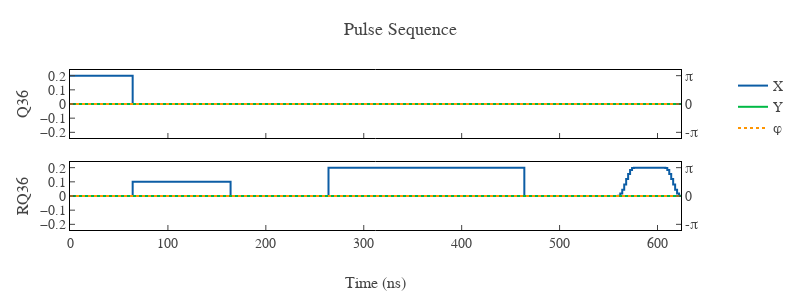

Write notebook code for a chart like this one.
### Markdown cell above
読み出し波形を変更してシステムの応答を観察したい場合, 測定メソッドとして`measure`よりも広い範囲を扱える`execute`メソッドを使用します.  
例えば, 以下のようなコードで自作のパルス波形を生成します.
これらは測定用.pyファイルに書き込んでください.  
ローカルにqubexがインストールされていれば今このノートブック上で実行して波形を確認することもできます.  
`"Qxx"`はqubit制御用のチャンネル, `"RQxx"`はそのqubitの読み出し用チャンネルを表します.

### Code cell
import qubex as qx

my_waveform = [0.1] * 50 + [0.0] * 50 + [0.2] * 100 # 自作読み出しパルスの例
my_waveform = qx.Pulse(my_waveform) # my_waveformをPulseクラスに変換

with qx.PulseSchedule(["Q36", 'RQ36']) as ps:
    ps.add("Q36", qx.pulse.Rect(duration=64, amplitude=0.2)) # qubit制御パルス
    ps.barrier()
    ps.add("RQ36", my_waveform) # 自作読み出しパルスの追加. このパルス範囲で自動的に測定が行われる.
    ps.add("RQ36", qx.pulse.Blank(duration=96))
    ps.add("RQ36", qx.pulse.FlatTop(duration=64, amplitude=0.2, tau=16)) # 2個目の読み出しパルスの追加. この追加によって, このパルス範囲で自動的に2回目の測定が行われる. 

ps.plot()

### Figure 1 — Plotly figure (JSON) as saved in the notebook; plotly's stock layout.template omitted (floating-point values rounded to 4 significant figures; data arrays with more than 128 entries replaced by an {"elided": "..."} marker saying what was removed)
{"data": [{"line": {"color": "#0C5DA5", "shape": "hv"}, "mode": "lines", "name": "X", "showlegend": true, "type": "scatter", "x": {"elided": "313 int values"}, "xaxis": "x", "y": {"elided": "313 float values"}, "yaxis": "y"}, {"line": {"color": "#00B945", "shape": "hv"}, "mode": "lines", "name": "Y", "showlegend": true, "type": "scatter", "x": {"elided": "313 int values"}, "xaxis": "x", "y": {"elided": "313 int values"}, "yaxis": "y"}, {"line": {"color": "#FF9500", "dash": "dot", "shape": "hv"}, "mode": "lines", "name": "φ", "showlegend": true, "type": "scatter", "x": {"elided": "313 int values"}, "xaxis": "x", "y": {"elided": "313 int values"}, "yaxis": "y2"}, {"line": {"color": "#0C5DA5", "shape": "hv"}, "mode": "lines", "name": "X", "showlegend": false, "type": "scatter", "x": {"elided": "313 int values"}, "xaxis": "x2", "y": {"elided": "313 float values"}, "yaxis": "y3"}, {"line": {"color": "#00B945", "shape": "hv"}, "mode": "lines", "name": "Y", "showlegend": false, "type": "scatter", "x": {"elided": "313 int values"}, "xaxis": "x2", "y": {"elided": "313 int values"}, "yaxis": "y3"}, {"line": {"color": "#FF9500", "dash": "dot", "shape": "hv"}, "mode": "lines", "name": "φ", "showlegend": false, "type": "scatter", "x": {"elided": "313 int values"}, "xaxis": "x2", "y": {"elided": "313 int values"}, "yaxis": "y4"}], "layout": {"height": 300, "title": {"text": "Pulse Sequence"}, "width": 800, "xaxis": {"anchor": "y", "domain": [0, 0.94], "matches": "x2", "showticklabels": false}, "xaxis2": {"anchor": "y3", "domain": [0, 0.94], "title": {"text": "Time (ns)"}}, "yaxis": {"anchor": "x", "domain": [0.575, 1], "range": [-0.24, 0.24], "title": {"text": "Q36"}}, "yaxis2": {"anchor": "x", "overlaying": "y", "range": [-3.77, 3.77], "side": "right", "ticktext": ["-π", "0", "π"], "tickvals": [-3.142, 0, 3.142]}, "yaxis3": {"anchor": "x2", "domain": [0, 0.425], "range": [-0.24, 0.24], "title": {"text": "RQ36"}}, "yaxis4": {"anchor": "x2", "overlaying": "y3", "range": [-3.77, 3.77], "side": "right", "ticktext": ["-π", "0", "π"], "tickvals": [-3.142, 0, 3.142]}}}
